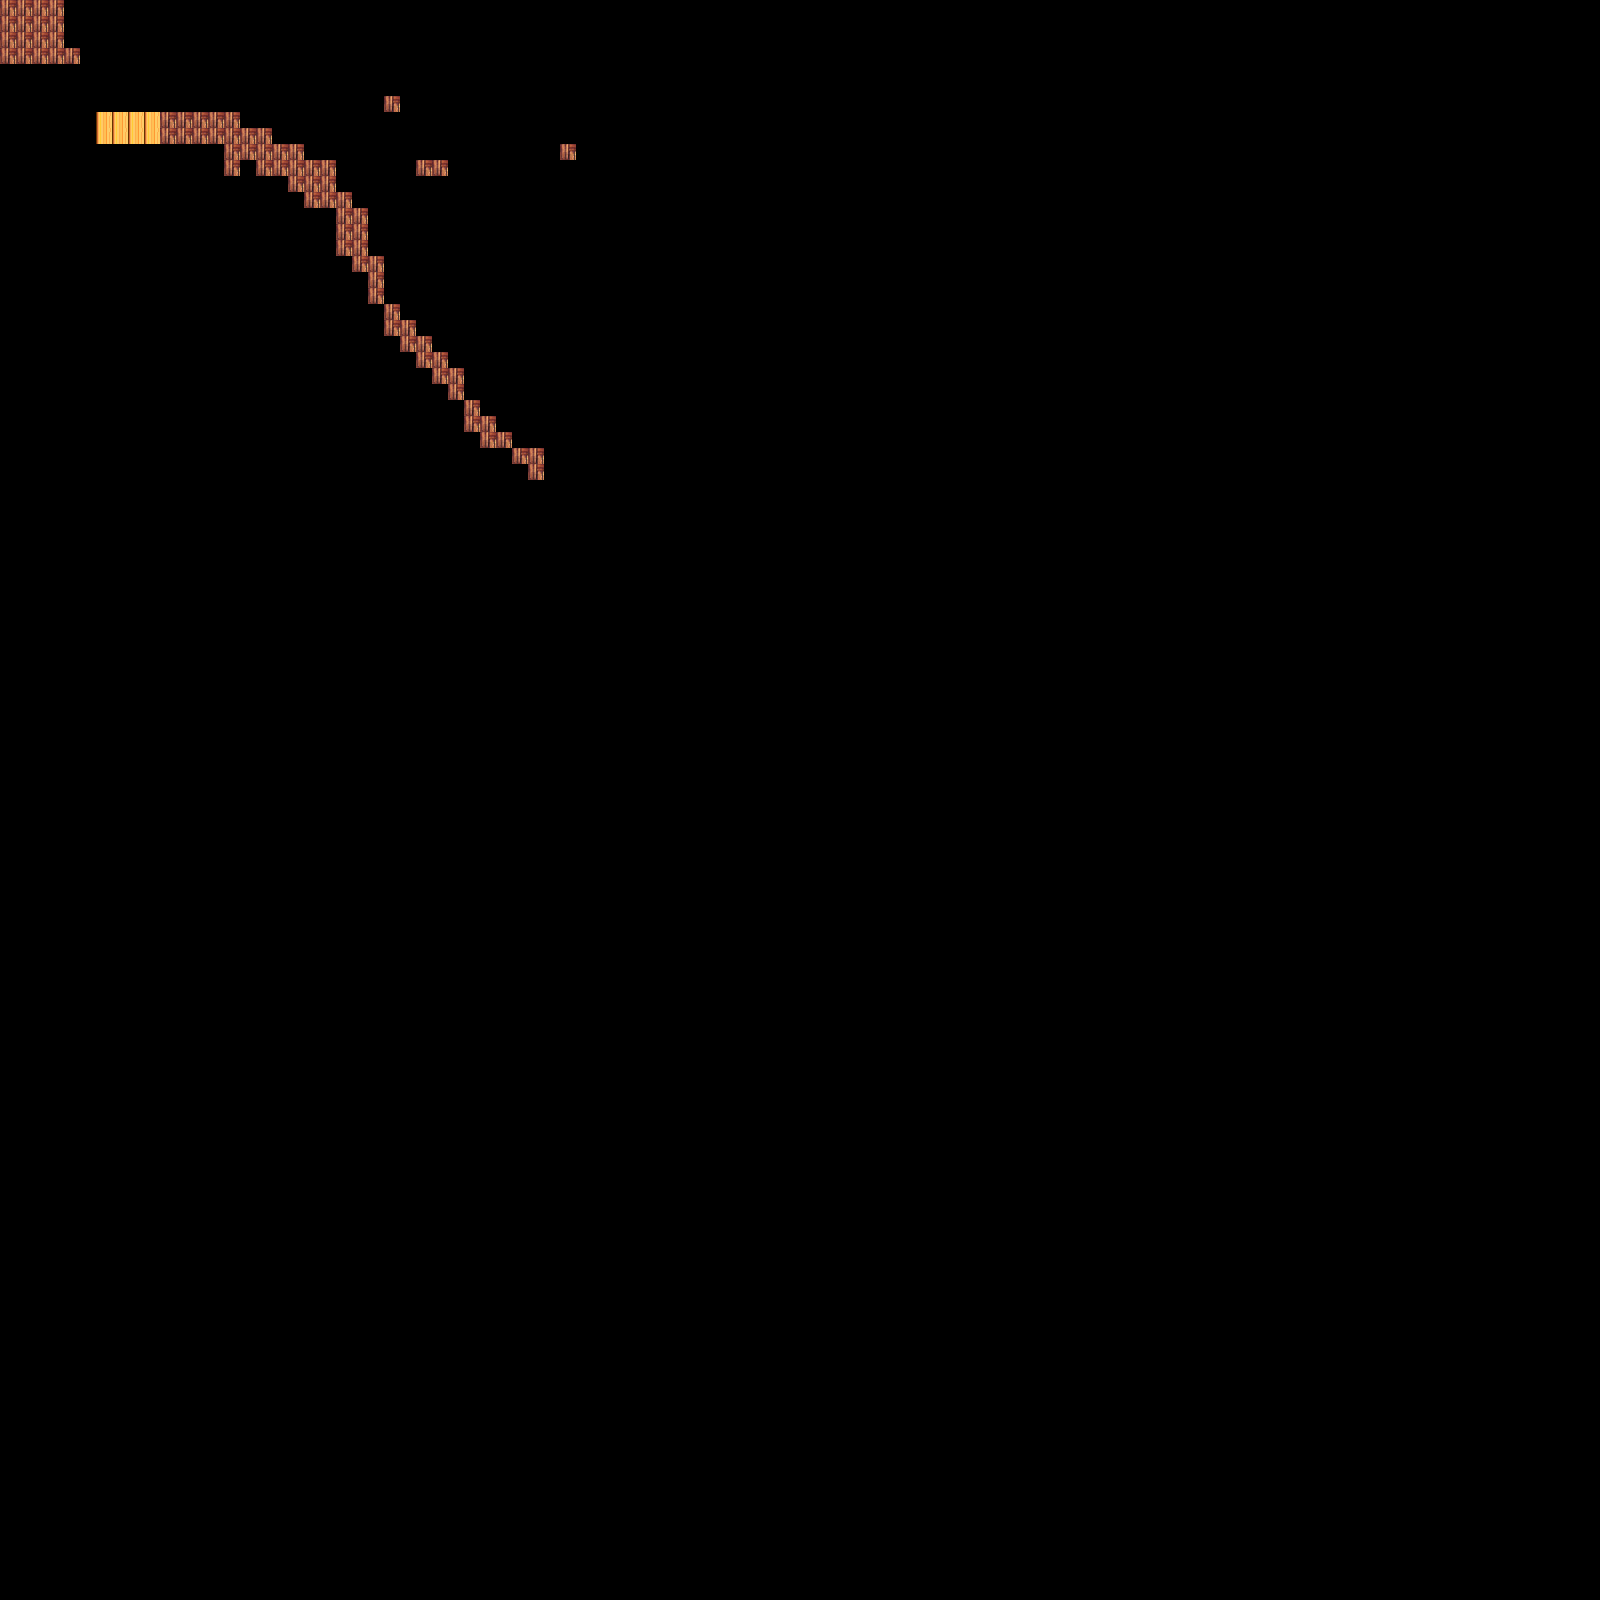

Rendered tile map (Tiled .tmx) drawn with the repository's tilesets; below, a short description and the map source with its tile grids summarised:
An orthogonal 100x100 tile map with 16x16 px tiles, 1 tile layer (Tile Layer 1).

<map version="1.0" orientation="orthogonal" renderorder="right-down" width="100" height="100" tilewidth="16" tileheight="16" nextobjectid="4">
 <tileset firstgid="1" name="tset" tilewidth="16" tileheight="16" tilecount="2">
  <tile id="0">
   <image width="16" height="16" source="pine.png" />
  </tile>
  <tile id="1">
   <image width="16" height="16" source="swirl.png" />
  </tile>
 </tileset>
 <layer name="Tile Layer 1" width="100" height="100">
  <data>[10000 cells, 86 non-empty, 2 distinct tile ids]</data>
 </layer>
</map>
